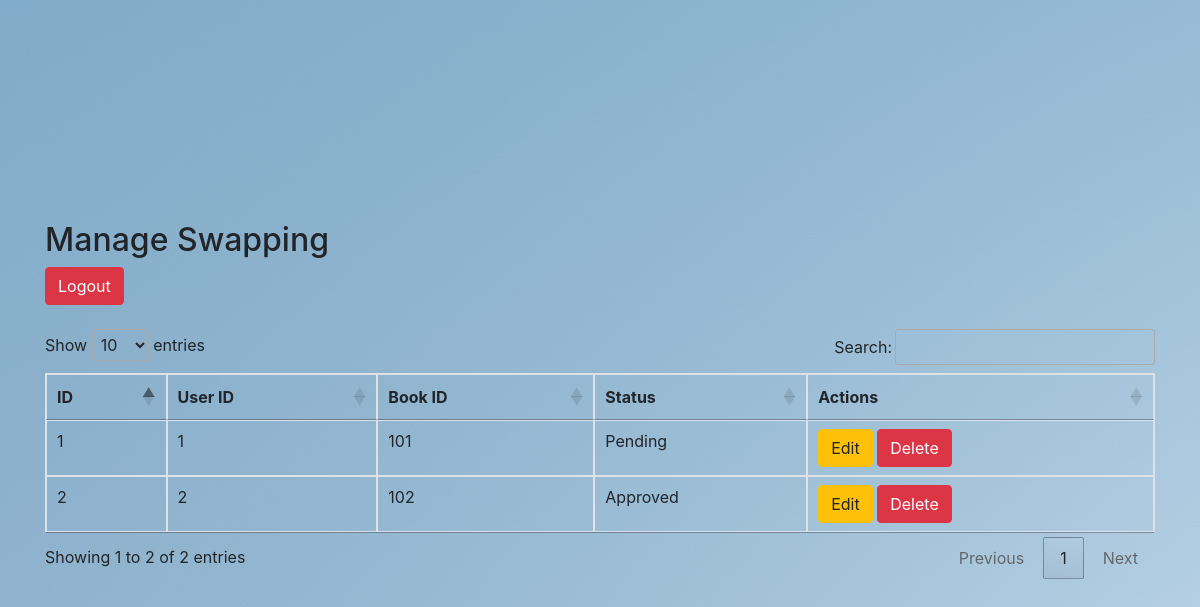
Screenshot of /manage_swapping.php (signed in) with the database file from the repository.
### tables this page shows
CREATE TABLE swapping (
    id INT AUTO_INCREMENT PRIMARY KEY,
    user_id INT,
    book_id INT,
    status VARCHAR(50),
    FOREIGN KEY (user_id) REFERENCES user(id)
);

### manage_swapping.php (the view, shortened to what this page needs)
<?php
require 'connection.php';
$sql = "SELECT * FROM swapping";
$result = $conn->query($sql);
?>
<!DOCTYPE html>
<html>
<head>
    <link href="https://maxcdn.bootstrapcdn.com/bootstrap/4.0.0/css/bootstrap.min.css" rel="stylesheet">
    <link href="https://cdn.datatables.net/1.10.21/css/jquery.dataTables.min.css" rel="stylesheet">
</head>
<body>
<div class="container">
    <h2>Manage Swapping</h2>
    <a href="logout.php" class="btn btn-danger">Logout</a>
    <br><br>
    <table id="swappingTable" class="table table-bordered">
        <thead>
            <tr>
                <th>ID</th>
                <th>User ID</th>
                <th>Book ID</th>
                <th>Status</th>
                <th>Actions</th>
            </tr>
        </thead>
        <tbody>
            <?php while ($row = $result->fetch_assoc()): ?>
                <tr>
                    <td><?= $row['id'] ?></td>
                    <td><?= $row['user_id'] ?></td>
                    <td><?= $row['book_id'] ?></td>
                    <td><?= $row['status'] ?></td>
                    <td>
                        <a href="edit_swapping.php?id=<?= $row['id'] ?>" class="btn btn-warning">Edit</a>
                        <a href="delete_swapping.php?id=<?= $row['id'] ?>" class="btn btn-danger">Delete</a>
                    </td>
                </tr>
            <?php endwhile; ?>
        </tbody>
    </table>
</div>
</body>
</html>

### manage_swapping.php (style rules this page uses)
body { background-color: #f8f9fa; height: 100vh; display: flex; align-items: center; justify-content: center; background-image: url('uploads/img19.jpg'); }

### rows the page displays
swapping: id "1", user "1", book "101", status "Pending"
swapping: id "2", user "2", book "102", status "Approved"
